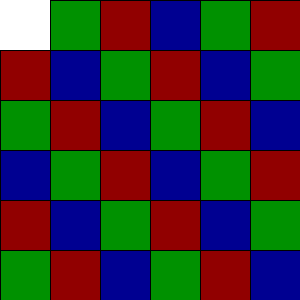
Frame 1 (no input)
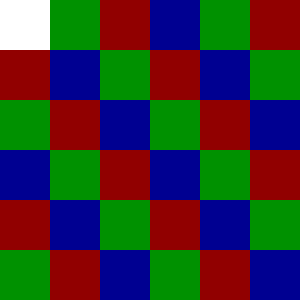
Frame 60 (the mouse pressed at the canvas centre just before this capture)
Frame 120 (the mouse held since frame 60 and released just before this capture): identical to frame 60, image omitted

The Processing sketch that drew these frames (run headless with seeded random() and noise(); from frame 60 on, the mouse is pressed at the canvas centre):

// Processing sketch: processing_39352
// ── processing_39352.pde

/*
Created By: Miranda Kuang // Sep. 21 . 2011
 -Arrow Arrow Keys To Move
 -Press Space To Adjust Brightness
 */

//----------------------------------------------------------------------------------

back g;
float x, y;
boolean upPressed, downPressed, rightPressed, leftPressed, spacePressed;
squar a, b, c, d;
float re, gr, bl;

void keyPressed()
{
  if (key == ' ')  spacePressed = true;
  if (key == CODED)
  {
    if (keyCode == UP) upPressed = true;
    if (keyCode == DOWN) downPressed = true;
    if (keyCode == RIGHT) rightPressed = true;
    if (keyCode == LEFT) leftPressed = true;
  }
}

void keyReleased()
{
  if ( key == ' ') spacePressed = false;
  if (keyCode == UP) upPressed = false;
  if (keyCode == DOWN) downPressed = false;
  if (keyCode == RIGHT) rightPressed = false;
  if (keyCode == LEFT) leftPressed = false;
}

void setup()
{
  fill(0);
  size(300, 300);
  smooth();
  upPressed = downPressed = rightPressed = leftPressed = spacePressed = false;
  re = gr = bl = random(0, 225);

  a = new squar();
  a.x = a.y = 0;

  b = new squar();
  b.x = 50;
  b.y = 100;

  c = new squar();
  c.x = 250;
  c.y = 50;

  d = new squar();
  d.x = 200;
  d.y = 250;

  g = new back();
}


void draw()
{
  fill(0, 12);
  rect(-50, -50, 350, 350);
  g.show();
  junk();
  a.show();
  //b.show();
  //c.show();
  ///d.show(); 
  a.move();
  b.move();
  c.move();
  d.move();
}

class squar
{
  float x, y;

  void show()
  {
    noStroke();
    fill(255);
    rect(x, y, 50, 50);
  }


  void move()
  {
    if (upPressed) y = y - 50;
    if (downPressed) y = y + 50;
    if (rightPressed) x = x + 50;
    if (leftPressed) x = x - 50;
    if (spacePressed) re = gr = bl = random(0, 255);
    if (x>250) x = 0;
    if (y>250) y = 0;
    if (x<0) x = 250;
    if (y<0) y = 250;
  }
}

class back
{


  void show()
  {

    fill(re, 0, 0);
    rect(0, 50, 50, 50);
    rect(50, 100, 50, 50); 
    rect(50, 250, 50, 50);
    rect(100, 150, 50, 50);
    rect(150, 50, 50, 50); 
    rect(150, 200, 50, 50);
    rect(200, 100, 50, 50);
    rect(200, 250, 50, 50);
    rect(250, 150, 50, 50);
    rect(100, 0, 50, 50); 
    rect(0, 200, 50, 50);
    rect(250, 0, 50, 50);  
    //---------------------- 
    fill(0, 0, bl);
    rect(0, 0, 50, 50);
    rect(150, 0, 50, 50); 
    rect(0, 150, 50, 50); 
    rect(50, 50, 50, 50);
    rect(50, 200, 50, 50); 
    rect(100, 100, 50, 50);
    rect(100, 250, 50, 50); 
    rect(150, 150, 50, 50);
    rect(200, 50, 50, 50); 
    rect(200, 200, 50, 50);
    rect(250, 100, 50, 50);
    rect(250, 250, 50, 50);
    //------------------------
    fill(0, gr, 0);
    rect(50, 0, 50, 50);
    rect(200, 0, 50, 50); 
    rect(0, 100, 50, 50); 
    rect(0, 250, 50, 50);
    rect(50, 150, 50, 50); 
    rect(100, 50, 50, 50); 
    rect(100, 200, 50, 50); 
    rect(150, 100, 50, 50);
    rect(150, 250, 50, 50);
    rect(200, 150, 50, 50);
    rect(250, 50, 50, 50); 
    rect(250, 200, 50, 50);
  }
}

void junk()
{
  if (upPressed) y = y - 50;
  if (downPressed) y = y + 50;
  if (rightPressed) x = x + 50;
  if (leftPressed) x = x - 50;
  if (spacePressed) re = gr = bl = random(0, 255);
  if (x>301) x = 0;
  if (y>301) y = 0;
  if (x<0) x = 301;
  if (y<0) y = 301;
}


                
                
